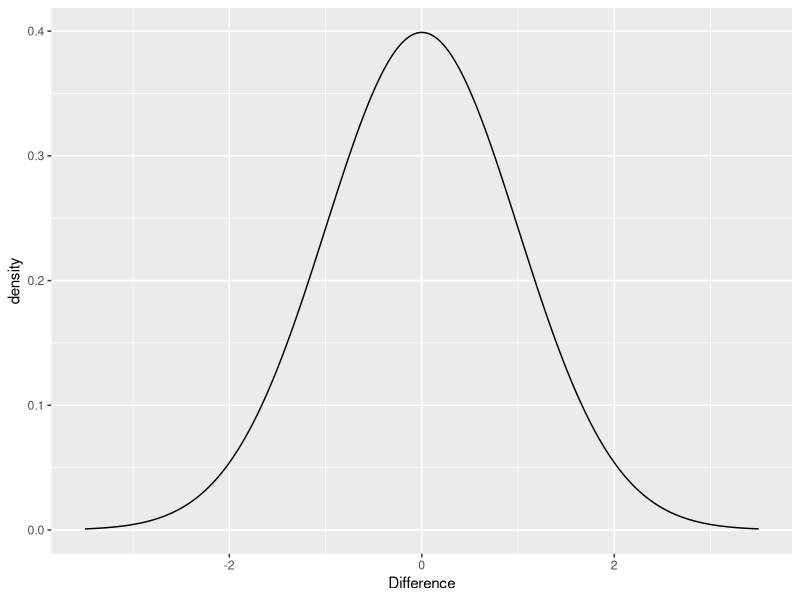
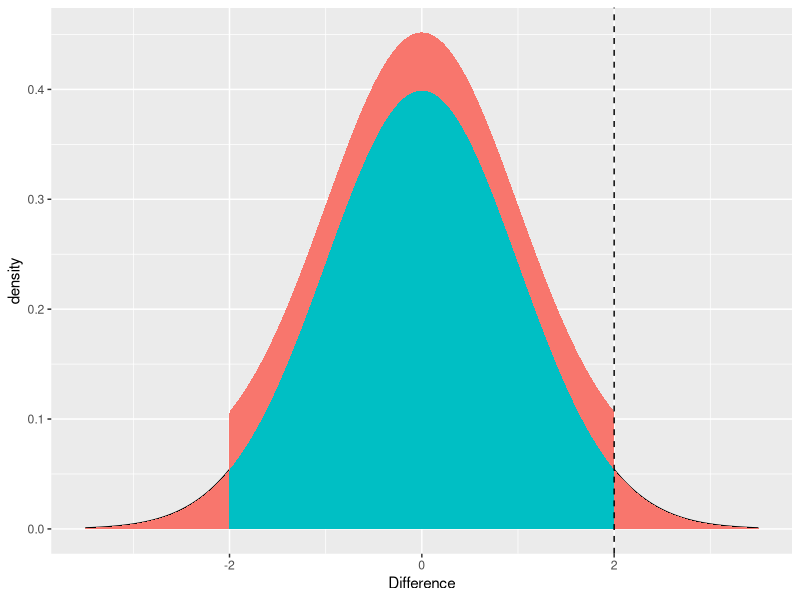
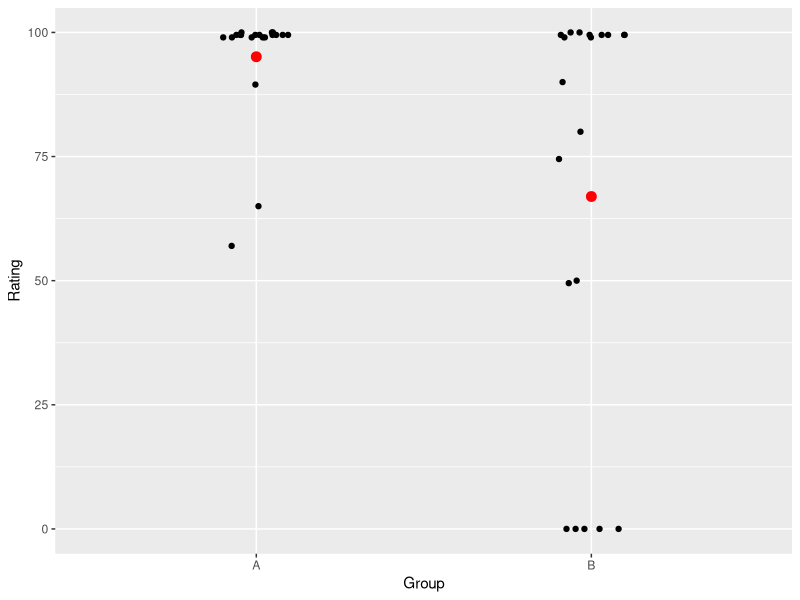
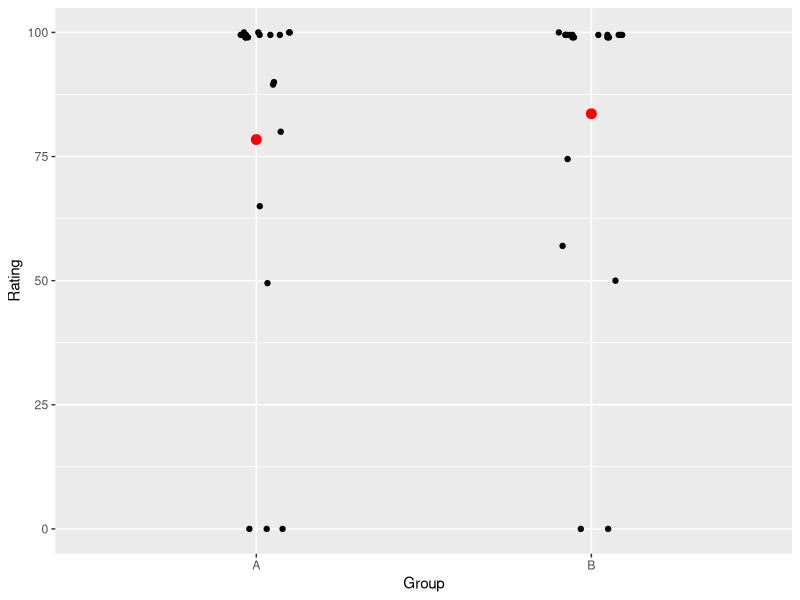
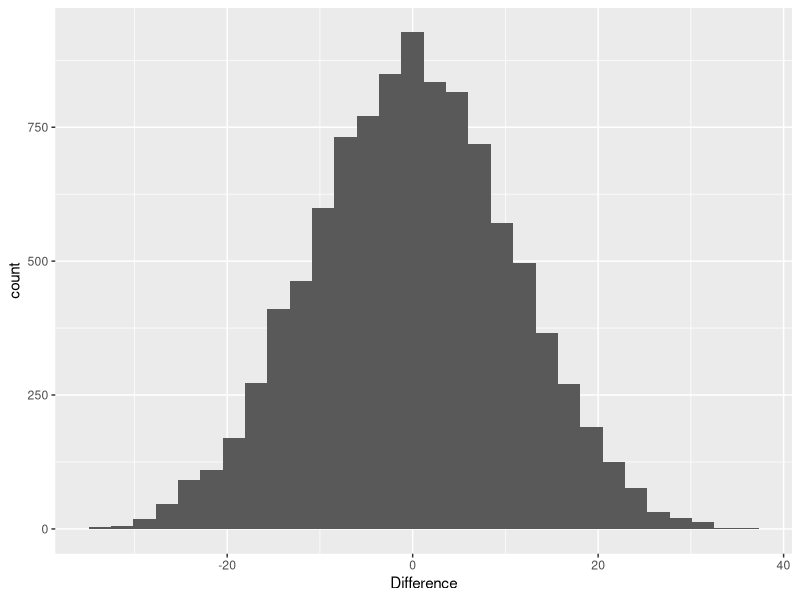
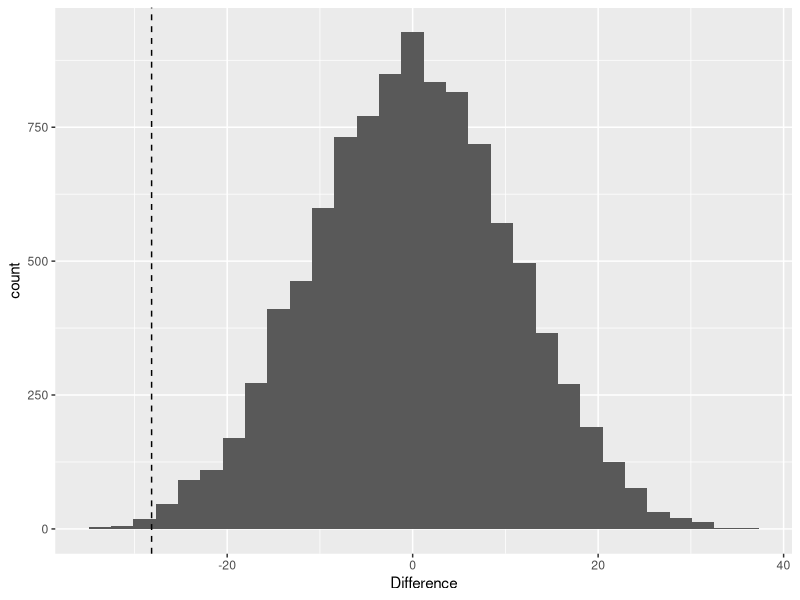
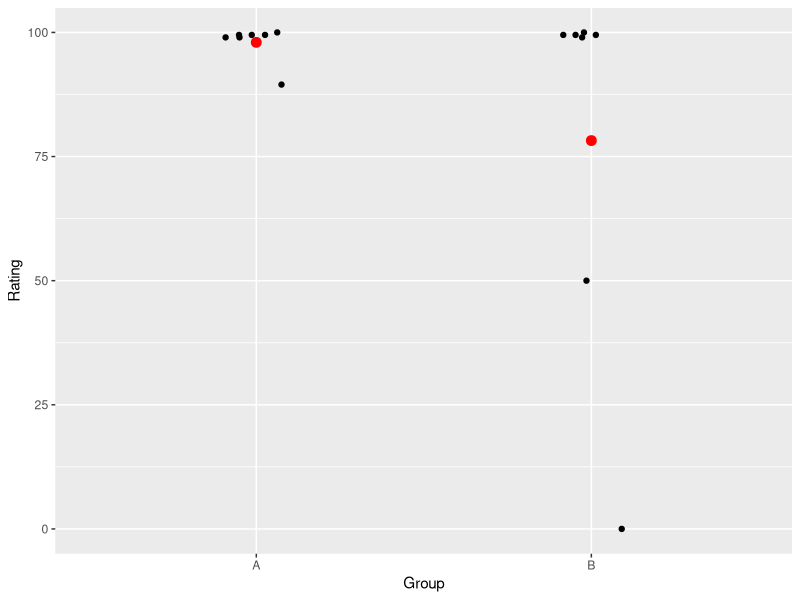
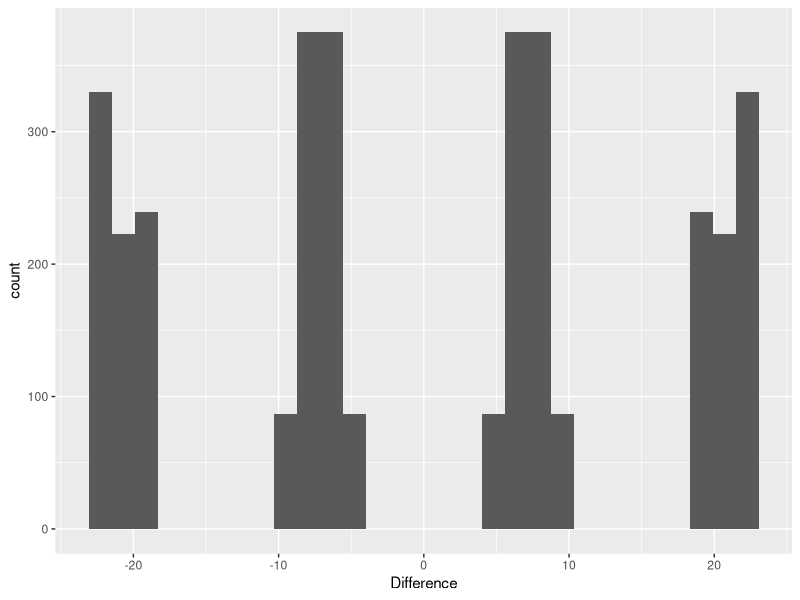

Source code (R) for these figures, in order:
## ---- chunk 1
library(ggplot2)
## ---- chunk 2
d = seq(from=-3.5, to=3.5, by=0.01)
norm_data = data.frame(Difference=d, density=dnorm(d))

norm_plot = ggplot(norm_data, aes(x=Difference, y=density)) +
  geom_line()

print(norm_plot)
## ---- chunk 3
obs_difference = 2
norm_data$p = abs(norm_data$Difference) <= obs_difference

print(norm_plot +
        geom_area(data=norm_data, mapping=aes(fill=p)) +
        geom_vline(xintercept=obs_difference, lty="dashed") +
        guides(fill=FALSE))
## ---- chunk 4
ratings = read.csv("data/ratings.csv")

ratings
## ---- chunk 5
ratings_plot = ggplot(ratings, aes(y=Rating, x=Group)) +
  geom_point(position=position_jitter(height=0, width=0.1)) +
  stat_summary(fun.y=mean, geom="point", color="red", size=3)

print(ratings_plot)
## ---- chunk 6
obs_means = aggregate(Rating ~ Group, ratings, mean)

obs_means
## ---- chunk 7
sample(ratings$Group)
sample(ratings$Group)
sample(ratings$Group)
## ---- chunk 8
set.seed(0)

ratings_sim = ratings
ratings_sim$Group = sample(ratings$Group)
ratings_sim
## ---- chunk 9
print(ratings_plot %+% ratings_sim)
## ---- chunk 10
nreps = 10000

diffs = rep(0,nreps)
## ---- chunk 11
for(x in 1:nreps){
  
  ratings_sim$Group = sample(ratings$Group)
  
  result = aggregate(Rating ~ Group, ratings_sim, mean)
  diffs[x] = result$Rating[result$Group=="B"] - result$Rating[result$Group=="A"]
  
}
## ---- chunk 12
permutations = data.frame(Difference=diffs)

perm_plot = ggplot(permutations, aes(x=Difference)) +
  geom_histogram(bins=30)

print(perm_plot)
## ---- chunk 13
obs_diff = obs_means$Rating[obs_means$Group=="B"] - obs_means$Rating[obs_means$Group=="A"]

obs_diff
## ---- chunk 14
print(perm_plot + geom_vline(xintercept=obs_diff, lty="dashed"))
## ---- chunk 15
pval = mean(abs(diffs) >= abs(obs_diff))

pval
## ---- chunk 16
t.test(Rating ~ Group, ratings, var.equal=TRUE)
## ---- chunk 17
choose(40,20)
## ---- chunk 18
ratings_small = read.csv("data/ratings_small.csv")

ratings_small
## ---- chunk 19
choose(14,7)
## ---- chunk 20
print(ratings_plot %+% ratings_small)
## ---- chunk 21
combn(4,2)
## ---- chunk 22
perms = combn(14,7)
## ---- chunk 23
perms[,1]
## ---- chunk 24
perms[,2]
## ---- chunk 25
perms[,2000]
## ---- chunk 26
ratings_sim = ratings_small

nreps = ncol(perms)
diffs = rep(0,nreps)

for(x in 1:nreps){
  
  ratings_sim$Group = "A"
  
  ratings_sim$Group[perms[,x]] = "B"
  
  result = aggregate(Rating ~ Group, ratings_sim, mean)
  diffs[x] = result$Rating[result$Group=="B"] - result$Rating[result$Group=="A"]
  
}
## ---- chunk 27
perm_plot_small = perm_plot %+% data.frame(Difference=diffs)

print(perm_plot_small)
## ---- chunk 28
obs_means = aggregate(Rating ~ Group, ratings_small, mean)
obs_diff = obs_means$Rating[obs_means$Group=="B"] - obs_means$Rating[obs_means$Group=="A"]

print(perm_plot_small + geom_vline(xintercept=obs_diff, lty="dashed"))
## ---- chunk 29
pval = mean(abs(diffs) >= abs(obs_diff))

pval
## ---- chunk 30
t.test(Rating ~ Group, ratings_small, var.equal=TRUE)
## ---- chunk 31
model = lm(Rating ~ Group, ratings)

print(model)
## ---- chunk 32
ratings$Predicted = predict(model)
ratings$Residual = residuals(model)
## ---- chunk 33
predicted_plot = ggplot(ratings, aes(y=Predicted, x=Group)) +
  geom_point(position=position_jitter(width=0.1, height=0))

print(predicted_plot)
## ---- chunk 34
residual_plot = predicted_plot +
  aes(y=Residual)

print(residual_plot)
## ---- chunk 35
ratings_sim = ratings

ratings_sim$Rating = ratings$Predicted + sample(ratings$Residual, replace=TRUE)

print(ratings_plot %+% ratings_sim)
## ---- chunk 36
nreps = 10000

diffs = rep(0,nreps)

for(x in 1:nreps){
  
  ratings_sim$Rating = ratings$Predicted + sample(ratings$Residual, replace=TRUE)
  
  result = aggregate(Rating ~ Group, ratings_sim, mean)
  diffs[x] = result$Rating[result$Group=="B"] - result$Rating[result$Group=="A"]
  
}

boots = data.frame(Difference=diffs)

boot_plot = ggplot(boots, aes(x=Difference)) +
  geom_histogram(bins=30)

print(boot_plot)
## ---- chunk 37
se = sd(diffs)

se
## ---- chunk 38
ci95 = quantile(diffs, probs=c(0.025, 0.975))

ci95
## ---- chunk 39
bw = read.csv("data/birth_weights.csv")

bw_plot = ggplot(bw, aes(y=Birth_weight, x=Weight)) +
  geom_smooth(method=lm, se=FALSE) +
  geom_point() +
  labs(x="Weight (kg)", y="Birth weight (kg)", caption="Data: Baystate Medical Center, 1986")

print(bw_plot)
## ---- chunk 40
model = lm(Birth_weight ~ Weight, bw)

bw$Predicted = predict(model)
bw$Residual = residuals(model)

model
## ---- chunk 41
coefficients(model)
## ---- chunk 42
coefficients(model)[2]
## ---- chunk 43
nreps = 100

slopes = rep(0,nreps)

bw_sim = bw

for(x in 1:nreps){
  
  bw_sim$Birth_weight = bw$Predicted + sample(bw$Residual, replace=TRUE)
  
  result = lm(Birth_weight ~ Weight, bw_sim)
  slopes[x] = coefficients(result)[2]
  
  bw_plot = bw_plot + geom_smooth(data=bw_sim, method=lm, color="grey", lwd=1)
  
}

bw_plot$layers = rev(bw_plot$layers)

print(bw_plot)
## ---- chunk 44
ci95 = quantile(slopes, probs=c(0.025, 0.975))

ci95
## ---- chunk 45
fig_residuals = ggplot(bw, aes(x=Residual)) +
  geom_histogram(bins=20)

print(fig_residuals)
## ---- chunk 46
confint(model)
